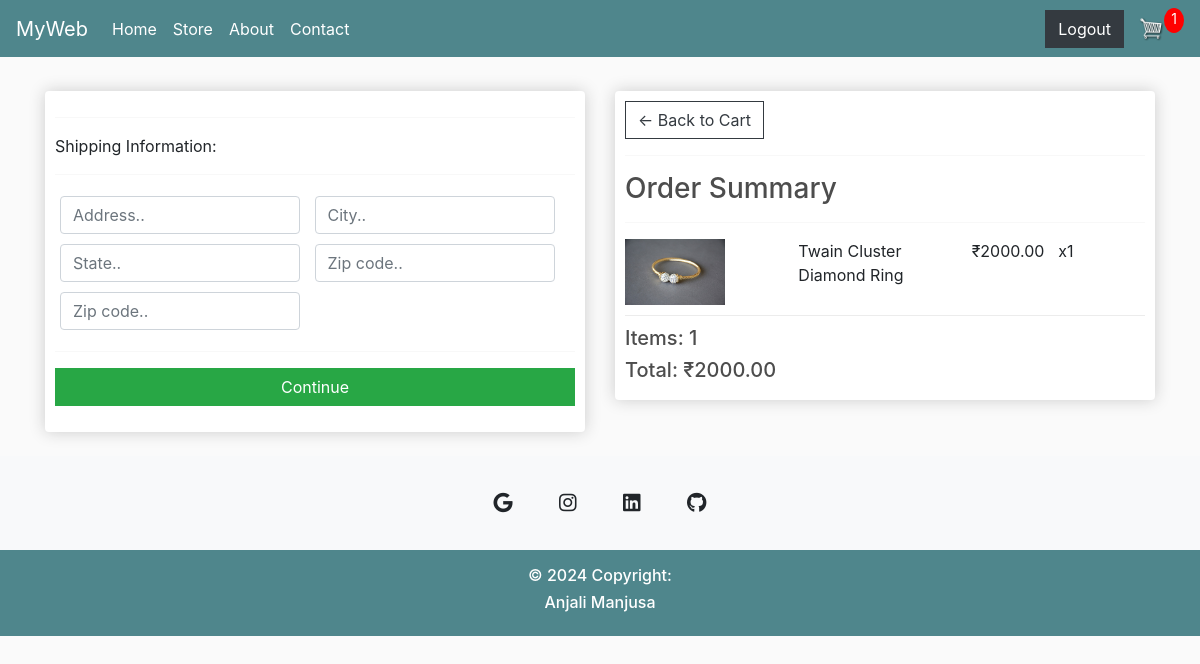
Screenshot of /checkout/ (signed in) with the database file from the repository.
### store/models.py (models this page shows, shortened)
class OrderItem(models.Model):
    product = models.ForeignKey(Product, on_delete=models.SET_NULL, null=True)
    order = models.ForeignKey(Order, on_delete=models.SET_NULL, null=True)
    quantity = models.IntegerField(default=0, null=True, blank=True)
    date_added = models.DateTimeField(auto_now_add=True)
    @property
    def get_total(self):
        total = self.product.price * self.quantity
        return total

class Product(models.Model):
    name = models.CharField(max_length=200)
    price = models.FloatField()
    digital = models.BooleanField(default=False, null=True, blank=True)
    image = models.ImageField(null=True, blank=True)
    @property
    def imageURL(self):
        try:
            url = self.image.url
        except:
            url = ''
        return url

class Order(models.Model):
    customer = models.ForeignKey(Customer, on_delete=models.SET_NULL, null=True, blank=True)
    date_ordered = models.DateTimeField(auto_now_add=True)
    complete = models.BooleanField(default=False)
    transaction_id = models.CharField(max_length=100, null=True)
    @property
    def shipping(self):
        shipping = False
        orderitems = self.orderitem_set.all()
        for i in orderitems:
            if i.product.digital == False:
                shipping = True
        return shipping
    @property
    def get_cart_total(self):
        orderitems = self.orderitem_set.all()
        total = sum([item.get_total for item in orderitems])
        return total
    @property
    def get_cart_items(self):
        orderitems = self.orderitem_set.all()
        total = sum([item.quantity for item in orderitems])
        return total

### store/views.py (the view)
# urls.py: path('checkout/', views.checkout, name="checkout"),
@login_required(login_url='login')
@csrf_exempt
def checkout(request):
    data =cartData(request)
    cartItems = data['cartItems']
    order = data['order']
    items = data['items']
    context={'items':items,'order':order,'cartItems':cartItems}
    return render(request, 'store/checkout.html',context)

### store/utlis.py (called while the page is built)
def cartData(request):
	if request.user.is_authenticated:
		customer = request.user.customer
		order, created = Order.objects.get_or_create(customer=customer, complete=False)
		items = order.orderitem_set.all()
		cartItems = order.get_cart_items
	else:
		cookieData = cookieCart(request)
		cartItems = cookieData['cartItems']
		order = cookieData['order']
		items = cookieData['items']
	return {'cartItems':cartItems ,'order':order, 'items':items}

### store/Templates/store/checkout.html (shortened to what this page needs)
{% extends 'store/main.html' %}
{% load static %}
{% block content %}
     <div class="row">
		<div class="col-lg-6">
			<div class="box-element" id="form-wrapper">
				<form id="form">
					<div id="shipping-info">
						<hr>
						<p>Shipping Information:</p>
						<hr>
						<div class="form-field">
							<input class="form-control" type="text" name="address" placeholder="Address..">
						</div>
						<div class="form-field">
							<input class="form-control" type="text" name="city" placeholder="City..">
						</div>
						<div class="form-field">
							<input class="form-control" type="text" name="state" placeholder="State..">
						</div>
						<div class="form-field">
							<input class="form-control" type="text" name="zipcode" placeholder="Zip code..">
						</div>
						<div class="form-field">
							<input class="form-control" type="text" name="country" placeholder="Zip code..">
						</div>
					</div>
					<hr>
					<input id="form-button" class="btn btn-success btn-block" type="submit" value="Continue">
				</form>
			</div>
			<br>
		</div>
		<div class="col-lg-6">
			<div class="box-element">
				<a  class="btn btn-outline-dark" href="{% url 'cart' %}">&#x2190; Back to Cart</a>
				<hr>
				<h3>Order Summary</h3>
				<hr>
				{% for item in items %}
				<div class="cart-row">
					<div style="flex:2"><img class="row-image" src="{{item.product.imageURL}}"></div>
					<div style="flex:2"><p>{{item.product.name}}</p></div>
					<div style="flex:1"><p>&#8377;{{item.product.price|floatformat:2}}</p></div>
					<div style="flex:1"><p>x{{item.quantity}}</p></div>
				</div>
				{% endfor %}
				<h5>Items:   {{order.get_cart_items}}</h5>
				<h5>Total:   &#8377;{{order.get_cart_total|floatformat:2}}</h5>
			</div>
		</div>
	</div>
{% endblock content %}

### static/css/main.css (style rules this page uses)
body { background-color: hsl(0, 0%, 98%); }
h1,h2,h3,h4,h5,h6 { color:hsl(0, 0%, 30%); }
.box-element { box-shadow:hsl(0, 0%, 80%) 0 0 16px; background-color: #fff; border-radius: 4px; padding: 10px; }
.col-lg-4, .col-lg-6, .col-lg-8, .col-lg-12 { margin-top: 10px; }
.btn { border-radius: 0; }
.row-image { width: 100px; }
.form-field { width:250px; display: inline-block; padding: 5px; }
.cart-row { display: flex; align-items: flex-stretch; padding-bottom: 10px; margin-bottom: 10px; border-bottom: 1px solid #ececec; }

### rows the page displays
OrderItem: product.imageURL (picture), product.name "Twain Cluster Diamond Ring", product.price "2000.00", quantity "1"
Order: get_cart_items "1", get_cart_total "2000.00"

### other values shown
{{ cartItems }} "1"
